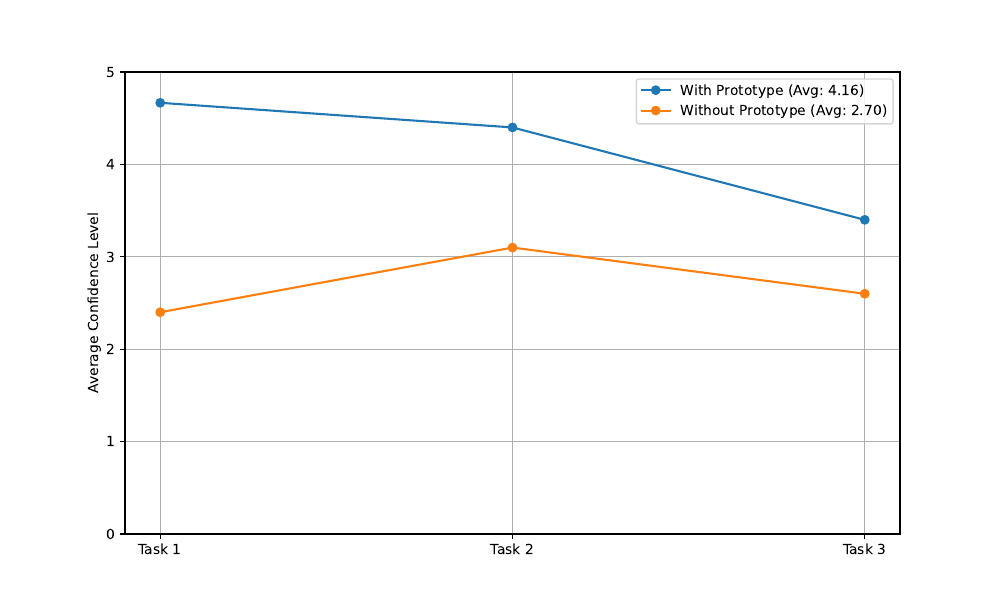

The script that saved this image:
import matplotlib.pyplot as plt
import pandas as pd

df = pd.read_csv("data.csv")

# Rename columns for easier handling
df = df.rename(columns={
    "How confident are you in completing Task 1 using the Prototype?": "Task 1 (With)",
    "How confident are you in completing Task 1 without using the Prototype?": "Task 1 (Without)",
    "How confident are you in completing Task 2 using the Prototype?": "Task 2 (With)",
    "How confident are you in completing Task 2 without using the Prototype?": "Task 2 (Without)",
    "How confident are you in completing Task 3 using the Prototype?": "Task 3 (With)",
    "How confident are you in completing Task 3 without using the Prototype?": "Task 3 (Without)"
})

# Calculate averages
averages = df[["Task 1 (With)", "Task 1 (Without)",
               "Task 2 (With)", "Task 2 (Without)",
               "Task 3 (With)", "Task 3 (Without)"]].mean()

# Separate data for plotting
tasks = ["Task 1", "Task 2", "Task 3"]
with_tool = [averages[f"{task} (With)"] for task in tasks]
without_tool = [averages[f"{task} (Without)"] for task in tasks]

overall_with_tool = sum(with_tool) / len(with_tool)
overall_without_tool = sum(without_tool) / len(without_tool)

# Plot line charts for each task
plt.figure(figsize=(10, 6))
plt.plot(tasks, with_tool, marker='o', label=f'With Prototype (Avg: {overall_with_tool:.2f})')
plt.plot(tasks, without_tool, marker='o', label=f'Without Prototype (Avg: {overall_without_tool:.2f})')
# plt.plot(tasks, with_tool, marker='o', label='With Prototype')
# plt.plot(tasks, without_tool, marker='o', label='Without Prototype')
# plt.title('Average Confidence Levels Across Tasks')
# plt.xlabel('Tasks')
plt.ylabel('Average Confidence Level')
plt.ylim(0, 5)
plt.legend()
plt.grid(True)
plt.savefig("task_confidence.pdf", format="pdf")
